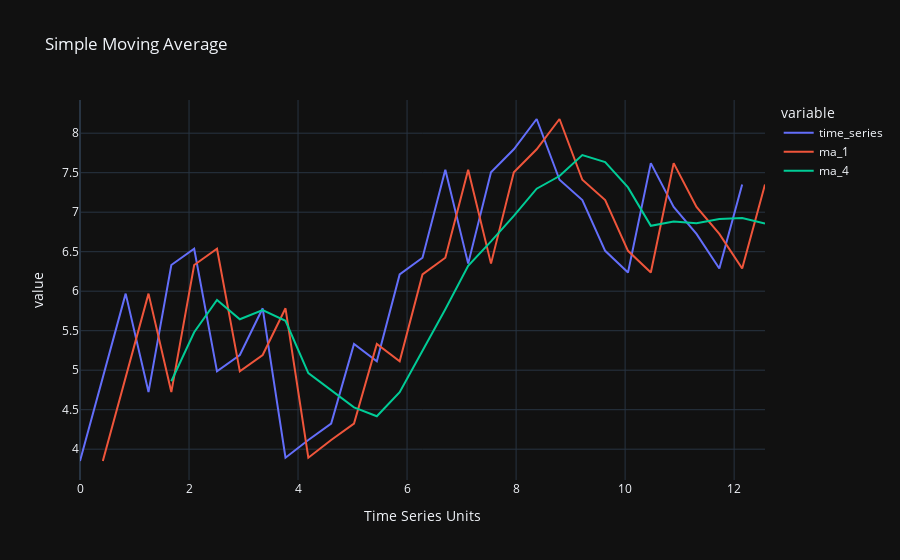

The code cell stored with this chart in its notebook:
### Code cell
interval, d = random_time_series()
n1, n2 = 1, 4
df = pd.DataFrame(
    {
        'time_series': np.append(d, np.nan),
        f'ma_{n1}': simple(ts=d, n=n1),
        f'ma_{n2}': simple(ts=d, n=n2),
    },
    index=interval,
)
df.index = interval
df.index.name = 'Time Series Units'

fig = df.plot(
    backend='plotly',
    title=f'Simple Moving Average',
)

fig.update_layout(template="plotly_dark",)

### Figure 1 — Plotly figure (JSON) as saved in the notebook; plotly's stock layout.template omitted (floating-point values rounded to 4 significant figures)
{"data": [{"hovertemplate": "variable=time_series<br>Time Series Units=%{x}<br>value=%{y}<extra></extra>", "legendgroup": "time_series", "line": {"color": "#636efa", "dash": "solid"}, "marker": {"symbol": "circle"}, "mode": "lines", "name": "time_series", "orientation": "v", "showlegend": true, "type": "scatter", "x": [0, 0.4189, 0.8378, 1.257, 1.676, 2.094, 2.513, 2.932, 3.351, 3.77, 4.189, 4.608, 5.027, 5.445, 5.864, 6.283, 6.702, 7.121, 7.54, 7.959, 8.378, 8.796, 9.215, 9.634, 10.05, 10.47, 10.89, 11.31, 11.73, 12.15, 12.57], "xaxis": "x", "y": [3.851, 4.898, 5.969, 4.723, 6.332, 6.537, 4.986, 5.192, 5.784, 3.892, 4.117, 4.325, 5.332, 5.114, 6.212, 6.424, 7.539, 6.349, 7.505, 7.797, 8.18, 7.411, 7.153, 6.511, 6.238, 7.621, 7.066, 6.725, 6.288, 7.351, null], "yaxis": "y"}, {"hovertemplate": "variable=ma_1<br>Time Series Units=%{x}<br>value=%{y}<extra></extra>", "legendgroup": "ma_1", "line": {"color": "#EF553B", "dash": "solid"}, "marker": {"symbol": "circle"}, "mode": "lines", "name": "ma_1", "orientation": "v", "showlegend": true, "type": "scatter", "x": [0, 0.4189, 0.8378, 1.257, 1.676, 2.094, 2.513, 2.932, 3.351, 3.77, 4.189, 4.608, 5.027, 5.445, 5.864, 6.283, 6.702, 7.121, 7.54, 7.959, 8.378, 8.796, 9.215, 9.634, 10.05, 10.47, 10.89, 11.31, 11.73, 12.15, 12.57], "xaxis": "x", "y": [null, 3.851, 4.898, 5.969, 4.723, 6.332, 6.537, 4.986, 5.192, 5.784, 3.892, 4.117, 4.325, 5.332, 5.114, 6.212, 6.424, 7.539, 6.349, 7.505, 7.797, 8.18, 7.411, 7.153, 6.511, 6.238, 7.621, 7.066, 6.725, 6.288, 7.351], "yaxis": "y"}, {"hovertemplate": "variable=ma_4<br>Time Series Units=%{x}<br>value=%{y}<extra></extra>", "legendgroup": "ma_4", "line": {"color": "#00cc96", "dash": "solid"}, "marker": {"symbol": "circle"}, "mode": "lines", "name": "ma_4", "orientation": "v", "showlegend": true, "type": "scatter", "x": [0, 0.4189, 0.8378, 1.257, 1.676, 2.094, 2.513, 2.932, 3.351, 3.77, 4.189, 4.608, 5.027, 5.445, 5.864, 6.283, 6.702, 7.121, 7.54, 7.959, 8.378, 8.796, 9.215, 9.634, 10.05, 10.47, 10.89, 11.31, 11.73, 12.15, 12.57], "xaxis": "x", "y": [null, null, null, null, 4.86, 5.481, 5.89, 5.644, 5.762, 5.625, 4.963, 4.746, 4.529, 4.416, 4.722, 5.246, 5.771, 6.322, 6.631, 6.954, 7.297, 7.458, 7.723, 7.635, 7.314, 6.828, 6.881, 6.859, 6.913, 6.925, 6.858], "yaxis": "y"}], "layout": {"autosize": true, "legend": {"title": {"text": "variable"}, "tracegroupgap": 0}, "title": {"text": "Simple Moving Average"}, "xaxis": {"anchor": "y", "autorange": true, "domain": [0, 1], "range": [0, 12.57], "title": {"text": "Time Series Units"}, "type": "linear"}, "yaxis": {"anchor": "x", "autorange": true, "domain": [0, 1], "range": [3.61, 8.42], "title": {"text": "value"}, "type": "linear"}}}
